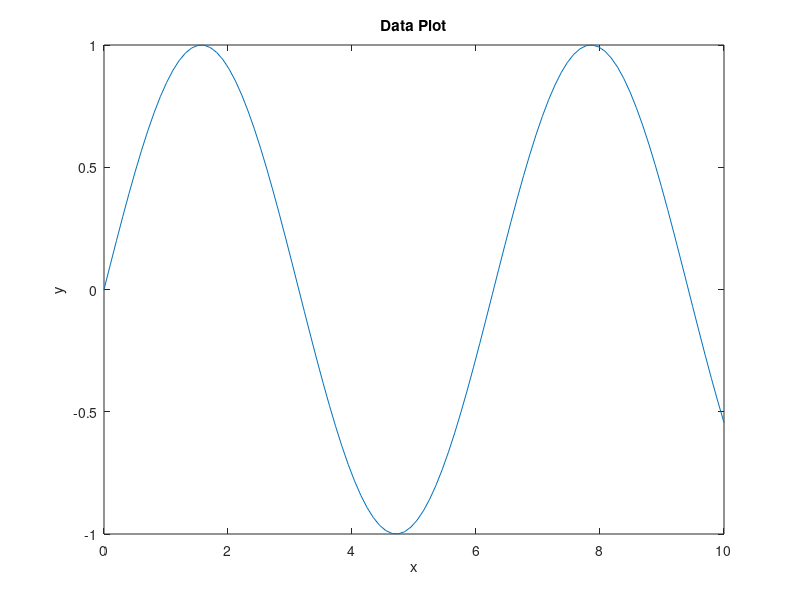

This figure's MATLAB source:
% Code to 'Tools for Success'

%% 1. Introduction
% This code provides a set of tools to aid in success. It includes
% functions for plotting data, analyzing trends, and creating personalized
% plans of action.

%% 2. Plotting Data
% The following functions are used to plot data:

% Create an x and y vector of data points
x = linspace(0,10,100);
y = sin(x);

% Plot data
plot(x,y);

% Add labels to the plot
xlabel('x');
ylabel('y');
title('Data Plot');

%% 3. Analyzing Trends
% The following functions are used to analyze trends:

% Calculate the derivative of y
dy = diff(y)./diff(x);

% Calculate the slope of the trend
slope = mean(dy);

% Display the result
disp(['The slope of the trend is ' num2str(slope) '.']);

%% 4. Creating Action Plans
% The following functions are used to create action plans:

% Set a goal
goal = 10;

% Calculate the number of steps to reach the goal
numSteps = ceil(goal/slope);

% Display the result
disp(['The number of steps necessary to reach the goal is ' num2str(numSteps) '.']);

%% 5. Conclusions
% This code provides a set of tools to help achieve success. The tools can
% be used to plot data, analyze trends, and formulate action plans. With
% these tools, success can be achieved.